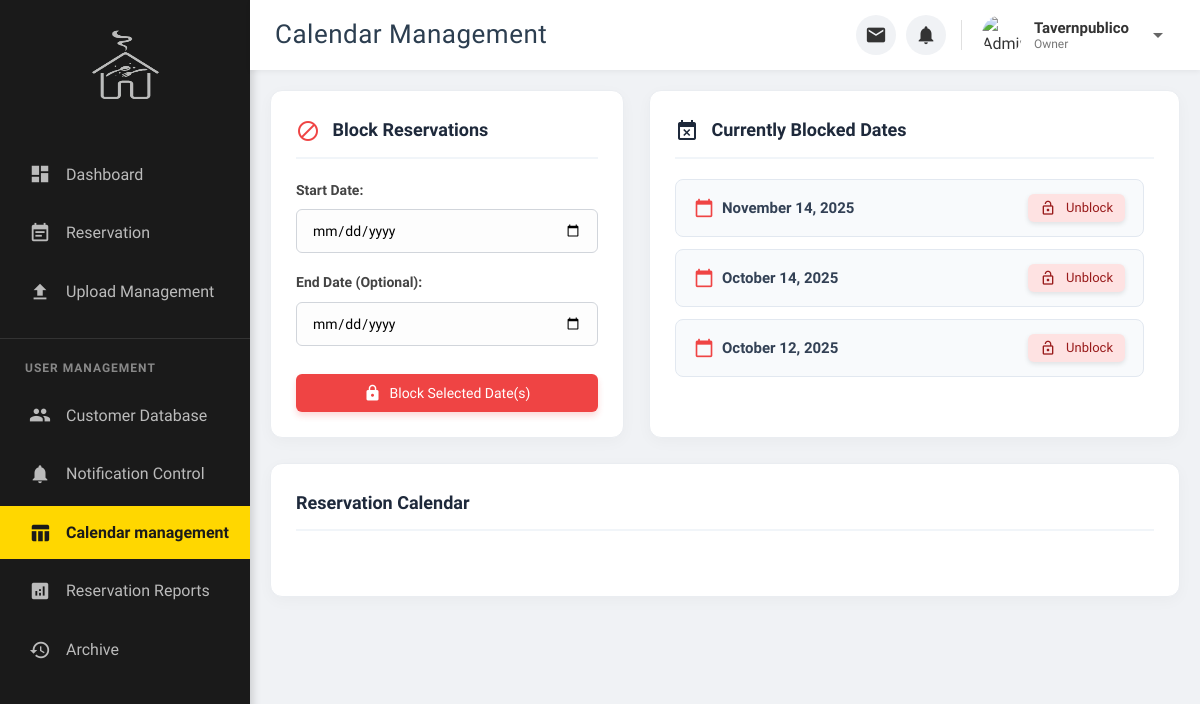
Screenshot of /table_management.php (signed in) with the database file from the repository.
### tables this page shows
CREATE TABLE `blocked_dates` (
  `id` int(11) NOT NULL,
  `block_date` date NOT NULL
);

### table_management.php (the view, shortened to what this page needs)
<?php
require_once 'db_connect.php';
$blocked_dates_list = [];
$sql_blocked_list = "SELECT id, block_date FROM blocked_dates ORDER BY block_date DESC";
if ($result = mysqli_query($link, $sql_blocked_list)) {
    while ($row = mysqli_fetch_assoc($result)) {
        $blocked_dates_list[] = $row;
    }
}
?>
<!DOCTYPE html>
<html lang="en">
<head>
    <link rel="stylesheet" href="CSS/admin.css">
    <link rel="stylesheet" href="https://cdnjs.cloudflare.com/ajax/libs/fullcalendar/3.10.2/fullcalendar.min.css" />
</head>
<body>
    <div class="page-wrapper">
        <?php
        if (isset($_SESSION['role']) && $_SESSION['role'] === 'manager') {
            include 'partials/manager_sidebar.php';
        } else {
        ?>
            <aside class="admin-sidebar">
                 <div class="sidebar-header"><img src="Tavern.png" alt="Home Icon" class="home-icon"></div>
                <nav>
                     <ul class="sidebar-menu">
                        <li class="menu-item"><a href="admin.php"><i class="material-icons">dashboard</i> Dashboard</a></li>
                        <li class="menu-item"><a href="reservation.php"><i class="material-icons">event_note</i> Reservation</a></li>
                        <li class="menu-item"><a href="update.php"><i class="material-icons">file_upload</i> Upload Management</a></li>
                    </ul>
                    <div class="user-management-title">User Management</div>
                    <ul class="sidebar-menu user-management-menu">
                       <li class="menu-item"><a href="customer_database.php"><i class="material-icons">people</i> Customer Database</a></li>
                       <li class="menu-item"><a href="notification_control.php"><i class="material-icons">notifications</i> Notification Control</a></li>
                        <li class="menu-item active"><a href="table_management.php"><i class="material-icons">table_chart</i>Calendar management</a></li>
                        <li class="menu-item"><a href="reports.php"><i class="material-icons">analytics</i>Reservation Reports</a></li>
                        <li class="menu-item"><a href="deletion_history.php"><i class="material-icons">history</i>Archive</a></li>
                    </ul>
                </nav>
            </aside>
        <?php } ?>
        <div class="admin-content-area">
            <header class="main-header">
                <div class="header-content">
                    <h1 class="header-page-title">Calendar Management</h1>
                    <div class="admin-header-right">
                        <div class="admin-notification-area">
                            <div class="admin-notification-item">
                                <button class="admin-notification-button" id="adminMessageBtn" title="Messages">
                                    <i class="material-icons">email</i>
                                </button>
                            </div>
                            <div class="admin-notification-item">
                                <button class="admin-notification-button" id="adminReservationBtn" title="Reservations">
                                    <i class="material-icons">notifications</i> <span class="admin-notification-badge" id="adminReservationCount" style="display: none;">0</span>
                                </button>
                            </div>
                        </div>
                        <div class="admin-profile-dropdown">
                            <div class="admin-profile-area" id="adminProfileBtn">
                                <?php $admin_avatar_path = isset($_SESSION['avatar']) && file_exists($_SESSION['avatar']) ? htmlspecialchars($_SESSION['avatar']) : 'images/default_avatar.png'; ?>
                                <img src="<?php echo $admin_avatar_path; ?>" alt="Admin Avatar" class="admin-avatar">
                                <div class="admin-user-info">
                                    <span class="admin-username"><?php echo htmlspecialchars($_SESSION['username']); ?></span>
                                    <span class="admin-role"><?php echo ucfirst(htmlspecialchars($_SESSION['role'])); ?></span>
                                </div>
                                <i class="material-icons" style="color: #666; margin-left: 5px;">arrow_drop_down</i>
                            </div>
                        </div>
                    </div>
                </div>
            </header>
            <main class="dashboard-main-content">
                <div class="management-grid">
                    <div class="block-date-form">
                        <h3><i class="material-icons" style="vertical-align: middle; margin-right: 8px; color: #ef4444;">block</i> Block Reservations</h3>
                        <form id="blockDateForm">
                            <div class="form-group">
                                <label for="block_date_start">Start Date:</label>
                                <input type="date" id="block_date_start" name="block_date_start" min="<?php echo date('Y-m-d'); ?>" required>
                            </div>
                            <div class="form-group">
                                <label for="block_date_end">End Date (Optional):</label>
                                <input type="date" id="block_date_end" name="block_date_end" min="<?php echo date('Y-m-d'); ?>">
                            </div>
                            <button type="submit" class="btn btn-danger" style="width: 100%; margin-top: 10px;"><i class="material-icons">lock</i> Block Selected Date(s)</button>
                        </form>
                    </div>
                    <div class="blocked-dates-list">
                        <h3><i class="material-icons" style="vertical-align: middle; margin-right: 8px; color: #1e293b;">event_busy</i> Currently Blocked Dates</h3>
                        <div id="blocked-dates-container">
                            <?php if (empty($blocked_dates_list)): ?>
                                <div style="text-align: center; color: #94a3b8; padding: 20px 0;">
                                    <i class="material-icons" style="font-size: 40px; margin-bottom: 10px;">event_available</i>
                                    <p style="margin:0;">No dates are currently blocked.</p>
                                </div>
                            <?php else: ?>
                                <?php foreach ($blocked_dates_list as $date): ?>
                                    <div class="blocked-date-item" data-id="<?php echo $date['id']; ?>">
                                        <span><i class="material-icons" style="color: #ef4444; font-size: 20px;">calendar_today</i> <?php echo htmlspecialchars(date('F j, Y', strtotime($date['block_date']))); ?></span>
                                        <button class="btn btn-small unblock-date-btn"><i class="material-icons">lock_open</i> Unblock</button>
                                    </div>
                                <?php endforeach; ?>
                            <?php endif; ?>
                        </div>
                    </div>
                </div>
                <div class="calendar-container">
                    <h3 style="margin-top: 0; color: #1e293b; font-size: 18px; font-weight: 700; border-bottom: 2px solid #f1f5f9; padding-bottom: 12px; margin-bottom: 20px;">Reservation Calendar</h3>
                    <div id="calendar"></div>
                </div>
            </main>
        </div>
    </div>
</body>
</html>

### CSS/admin.css (style rules this page uses)
body { font-family: 'Mada', sans-serif; margin: 0; background-color: #f0f2f5; color: #333; min-height: 100vh; line-height: 1.6; }
.page-wrapper { display: flex; min-height: 100vh; width: 100%; }
.admin-sidebar { width: 250px; background-color: #1a1a1a; color: #bbb; font-family: 'Mada', sans-serif; padding: 20px 0; box-shadow: 3px 0 8px rgba(0, 0, 0, 0.15); display: flex; flex-direction: column; position: fixed; height: 100%; left: 0; top: 0; z-index: 900; transition: background-color 0.3s ease; }
.sidebar-header { text-align: center; margin-bottom: 30px; padding: 10px 0; }
.sidebar-header .home-icon { width: 70px; height: 70px; filter: invert(90%); opacity: 0.8; }
.sidebar-menu { list-style: none; padding: 0; margin: 0; }
.sidebar-menu .menu-item { margin-bottom: 5px; }
.sidebar-menu .menu-item a { display: flex; align-items: center; padding: 14px 25px; color: #bbb; text-decoration: none; transition: background-color 0.3s ease, color 0.3s ease; font-size: 16px; font-weight: 500; border-left: 4px solid transparent; white-space: nowrap; overflow: hidden; text-overflow: ellipsis; }
.sidebar-menu .menu-item a .material-icons { margin-right: 15px; font-size: 22px; color: #bbb; transition: color 0.3s ease; }
.sidebar-menu .menu-item.active a { background-color: #FFD700; color: #1a1a1a; border-left-color: transparent; font-weight: 700; }
.sidebar-menu .menu-item.active a .material-icons { color: #1a1a1a; }
.user-management-title { color: #888; font-size: 12px; font-weight: 600; text-transform: uppercase; letter-spacing: 1px; padding: 20px 25px 10px; margin-top: 20px; border-top: 1px solid #333; }
.admin-content-area { flex-grow: 1; margin-left: 250px; padding: 0; padding-top: 70px; }
.main-header { background-color: #fff; color: #333; padding: 0; display: flex; justify-content: center; align-items: center; box-shadow: 0 2px 5px rgba(0, 0, 0, 0.05); position: fixed; width: calc(100% - 250px); top: 0; right: 0; z-index: 950; height: 70px; box-sizing: border-box; }
.header-content { display: flex; justify-content: space-between; align-items: center; width: 100%; padding: 0 25px; gap: 15px; }
.header-page-title { font-family: 'Madimi One', sans-serif; font-size: 26px; color: #2c3e50; margin: 0; font-weight: 400; letter-spacing: 0.5px; }
.admin-header-right { display: flex; align-items: center; gap: 15px; }
.admin-profile-area { display: flex; align-items: center; gap: 12px; }
.admin-avatar { width: 40px; height: 40px; border-radius: 50%; object-fit: cover; }
.admin-user-info { display: flex; flex-direction: column; align-items: flex-start; line-height: 1.2; }
.admin-username { font-weight: 600; font-size: 15px; color: #333; }
.admin-role { font-size: 12px; color: #777; text-transform: capitalize; }
.dashboard-main-content { padding: 20px; }
#calendar { min-height: auto; border: none; display: block; padding: 10px; }
.btn { padding: 8px 16px; border-radius: 4px; font-size: 14px; cursor: pointer; transition: background-color 0.3s ease, transform 0.2s ease, box-shadow 0.2s ease; border: none; margin-right: 5px; box-shadow: 0 2px 5px rgba(0,0,0,0.1); text-decoration: none; display: inline-flex; align-items: center; justify-content: center; font-family: 'Mada', sans-serif; font-weight: 600; }
.btn:last-child { margin-right: 0; }
.btn.btn-small { padding: 6px 12px; font-size: 13px; }
.form-group { margin-bottom: 12px; }
.form-group label { display: block; margin-bottom: 5px; font-weight: 600; color: #333; }
.form-group input, .form-group select, .form-group textarea { width: 100%; padding: 10px 12px; border: 1px solid #ccc; border-radius: 5px; font-size: 15px; box-sizing: border-box; transition: border-color 0.3s ease, box-shadow 0.3s ease; font-family: 'Mada', sans-serif; }
.admin-notification-area { display: flex; align-items: center; gap: 10px; }
.admin-notification-item { position: relative; }
.admin-notification-button { background-color: #f0f2f5; border: none; width: 40px; height: 40px; border-radius: 50%; display: flex; align-items: center; justify-content: center; cursor: pointer; transition: background-color 0.3s ease; }
.admin-notification-button .material-icons { color: #333; font-size: 22px; }
.admin-profile-dropdown { position: relative; }
.admin-profile-area { cursor: pointer; border-radius: 4px; padding: 5px; transition: background-color 0.3s ease; display: flex; align-items: center; }

### rows the page displays
blocked_dates: block_date "November 14, 2025"
blocked_dates: block_date "October 14, 2025"
blocked_dates: block_date "October 12, 2025"

### other values shown
$_SESSION['username'] "Tavernpublico"
$_SESSION['role'] "Owner"
